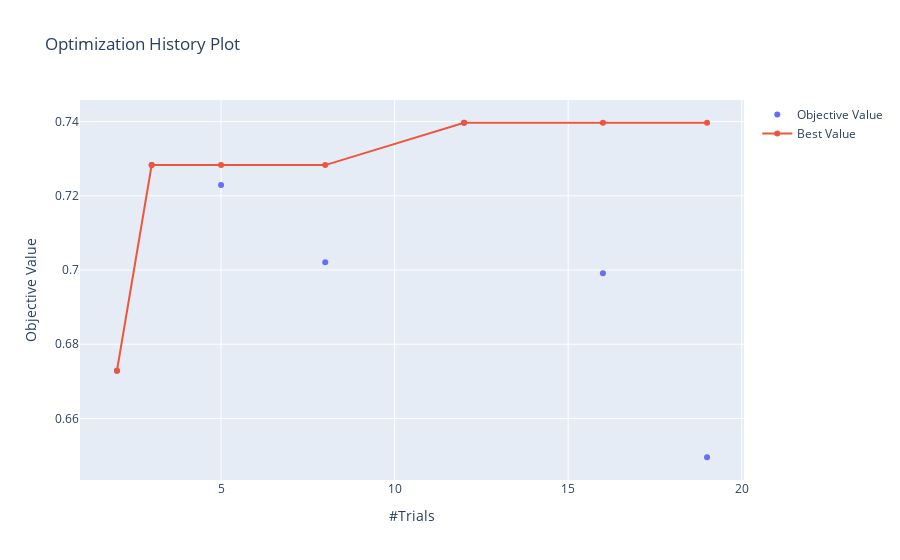

Notebook source saved alongside this figure:
### Code cell
plot_optimization_history(study)

### Figure 1 — Plotly figure (JSON) as saved in the notebook; plotly's stock layout.template omitted (floating-point values rounded to 4 significant figures)
{"data": [{"mode": "markers", "name": "Objective Value", "type": "scatter", "x": [2, 3, 5, 8, 12, 16, 19], "y": [0.6729, 0.7283, 0.7229, 0.7021, 0.7397, 0.6991, 0.6496]}, {"name": "Best Value", "type": "scatter", "x": [2, 3, 5, 8, 12, 16, 19], "y": [0.6729, 0.7283, 0.7283, 0.7283, 0.7397, 0.7397, 0.7397]}], "layout": {"title": {"text": "Optimization History Plot"}, "xaxis": {"title": {"text": "#Trials"}}, "yaxis": {"title": {"text": "Objective Value"}}}}
